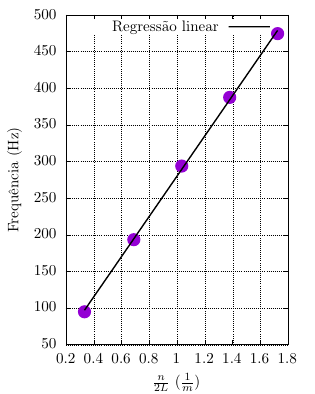

Reproduce this figure in gnuplot.
set terminal epslatex standalone size 8cm,10cm
set output "g-linear.tex"

set xrange[*:*] 
set yrange[*:*]

set xlabel "$\\frac{n}{2L}$ $(\\frac{1}{m})$"
set ylabel "Frequência (Hz)"


set size square
set grid

set bmargin 2
set pointsize 3


set style line 1 lt 1 lc "black" lw 4
set style line 2 lt 9 lc rgb "#9400D4" lw 2

#set style func linespoints
show style data 

show style line

set key right top 


f(x) = a*x + b


fit f(x) "g-linear.dat" via a,b

plot "g-linear.dat" w p pointtype 7 t "" , f(x) t " Regressão linear" ls 1
